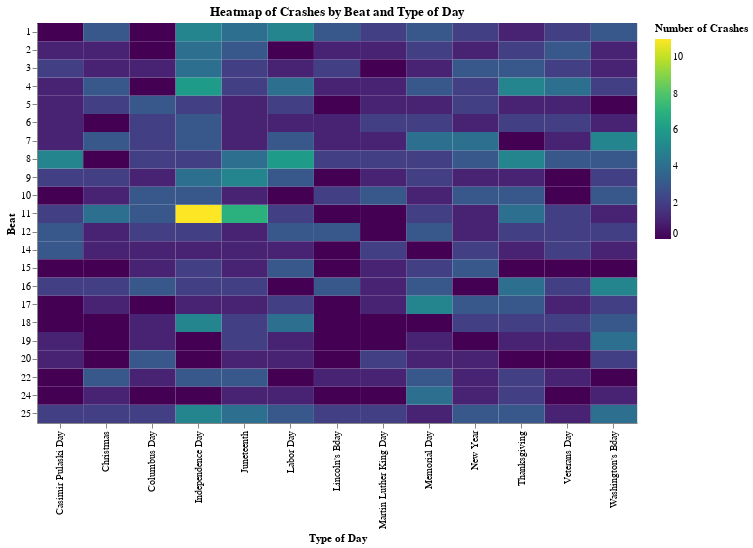

The cell this chart's notebook holds for it:
### Code cell
# Create a heatmap-style chart for FATAL injuries
heatmap_incapacitating_fatal_top = alt.Chart(accident_counts_beats).mark_rect().encode(
    x=alt.X('Type_of_day:N', title='Type of Day'),
    y=alt.Y('BEAT_CATEGORY:N', title='Beat'),
    color=alt.Color('Number of Crashes:Q', scale=alt.Scale(scheme='viridis'), title='Number of Crashes')
).properties(
    title='Heatmap of Crashes by Beat and Type of Day',
    width=600,  # Set the width
    height=400  # Set the height
)

heatmap_incapacitating_fatal_top

### Figure 1 — Vega-Lite specification as saved in the notebook (floating-point values rounded to 4 significant figures; data arrays with more than 128 entries replaced by an {"elided": "..."} marker saying what was removed)
{"config": {"view": {"continuousWidth": 400, "continuousHeight": 300}}, "data": {"name": "data-0691ac3cf637a5ff3d0acea1a96585c1"}, "mark": "rect", "encoding": {"color": {"field": "Number of Crashes", "scale": {"scheme": "viridis"}, "title": "Number of Crashes", "type": "quantitative"}, "x": {"field": "Type_of_day", "title": "Type of Day", "type": "nominal"}, "y": {"field": "BEAT_CATEGORY", "title": "Beat", "type": "nominal"}}, "height": 400, "title": "Heatmap of Crashes by Beat and Type of Day", "width": 600, "$schema": "https://vega.github.io/schema/vega-lite/v4.17.0.json", "datasets": {"data-0691ac3cf637a5ff3d0acea1a96585c1": {"elided": "286 records"}}}
